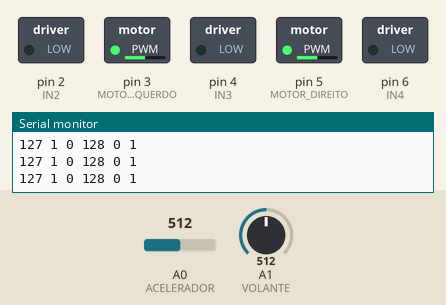
The sketch below on a simulated Arduino Uno, built with avr-gcc and run on an emulated ATmega328P. Shown: switched loads named in the sketch (green lamp = pin HIGH), the last lines printed to the serial monitor. The inputs (shaded band) are chosen by the test bench; at power-on: A0 (ACELERADOR) = 512, A1 (VOLANTE) = 512. No radio packets arrive unless stated.

Above: at 1.2 s.
1.3 s: A0 (ACELERADOR) set to 716
At 2.3 s:
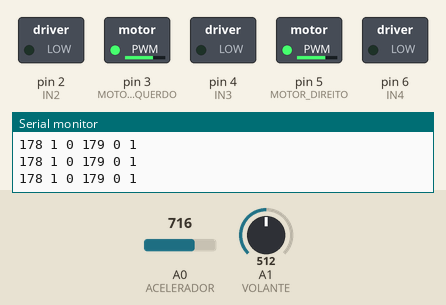
2.8 s: A1 (VOLANTE) set to 716
At 3.9 s:
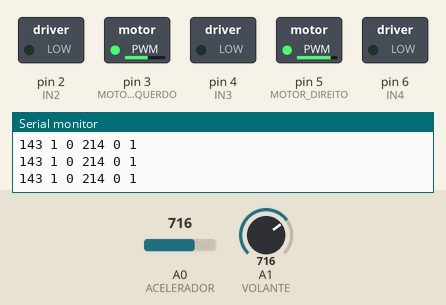
4.4 s: A1 (VOLANTE) set to 900
At 5.5 s:
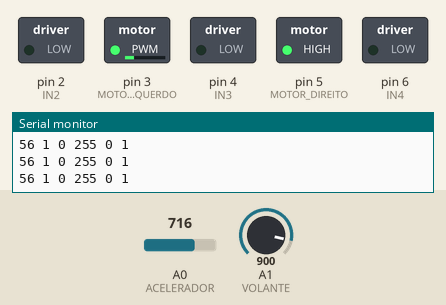
6.0 s: A0 (ACELERADOR) set to 900
At 7.1 s:
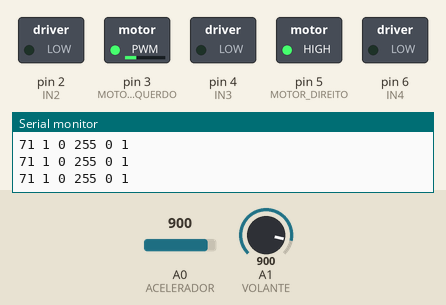
7.6 s: A1 (VOLANTE) set to 1023
At 8.6 s:
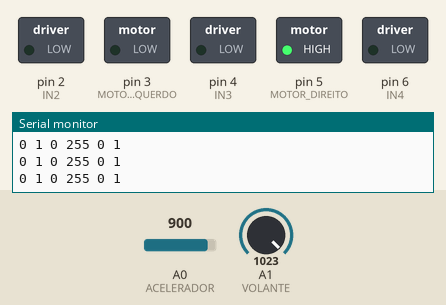
9.2 s: A0 (ACELERADOR) set to 935
At 10.2 s:
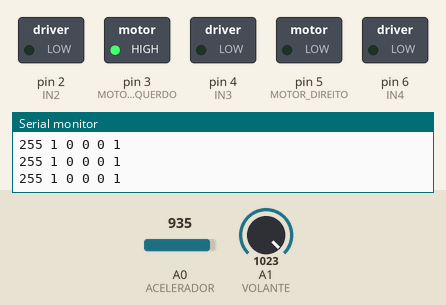
Timing chart, 0 to 11.8 s (numbered marks = the images above; inputs shaded):
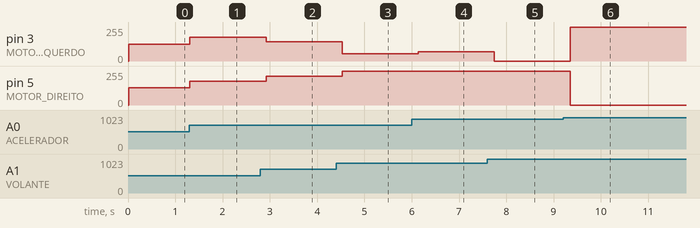

Measured:
- the behaviour switches between 919 and 920 on A0 (ACELERADOR) (found by bisection; images 5 and 6)
- after the input at 1.3 s, pin 3 (MOTOR_ESQUERDO): 127/255 → 178/255 at once; pin 5 (MOTOR_DIREITO): 128/255 → 179/255 at once
- after the input at 2.8 s, pin 3 (MOTOR_ESQUERDO): 178/255 → 143/255 after 0.12 s; pin 5 (MOTOR_DIREITO): 179/255 → 214/255 after 0.12 s
- after the input at 4.4 s, pin 3 (MOTOR_ESQUERDO): 143/255 → 56/255 after 0.13 s; pin 5 (MOTOR_DIREITO): 214/255 → 255/255 after 0.13 s
- after the input at 6.0 s, pin 3 (MOTOR_ESQUERDO): 56/255 → 71/255 after 0.14 s
- after the input at 7.6 s, pin 3 (MOTOR_ESQUERDO): 71/255 → 0/255 after 0.15 s
- after the input at 9.2 s, pin 3 (MOTOR_ESQUERDO): 0/255 → 255/255 after 0.16 s; pin 5 (MOTOR_DIREITO): 255/255 → 0/255 after 0.16 s

The sketch:

carrinho_controle_analogico.ino
```cpp
#include <SPI.h>
#include <LoRa.h>
#include <string.h>

//////////////////////////////////////////////////////////////////////////////////////////////////////////////
/////////////////// Use esse espaço para declarar que pinos do arduino serão usados  /////////////////////////

#define MOTOR_ESQUERDO 3
#define MOTOR_DIREITO 5

#define IN1 1
#define IN2 2

#define IN3 4
#define IN4 6

#define ACELERADOR A0
#define VOLANTE A1

//////////////////////////////////////////////////////////////////////////////////////////////////////////////
//////////////////////////////////////////////////////////////////////////////////////////////////////////////

int saturar(int valor, int max, int min)
{
    if (valor > max)
    return max;
    if (valor < min)
    return min;
    return valor;
}


void setup()
{

    //////////////////////////////////////////////////////////////////////////////////////////////////////////////
    ///////////////////////// Use esse espaço para inicializar os pinos do Arduino ///////////////////////////////

    pinMode(MOTOR_ESQUERDO, OUTPUT);
    pinMode(MOTOR_DIREITO, OUTPUT);

    pinMode(IN1, OUTPUT);
    pinMode(IN2, OUTPUT);
    pinMode(IN3, OUTPUT);
    pinMode(IN4, OUTPUT);

    pinMode(ACELERADOR, INPUT);
    pinMode(VOLANTE, INPUT);

    //////////////////////////////////////////////////////////////////////////////////////////////////////////////
    //////////////////////////////////////////////////////////////////////////////////////////////////////////////

    Serial.begin(9600);
    while (!Serial)
        ;

    Serial.println("LoRa Sender");

    if (!LoRa.begin(433E6))
    {
        Serial.println("Starting LoRa failed!");
        while (1)
            ;
    }
}

void loop()
{

    int potencia_bruto = 0;
    int direcao_bruto = 0;

    float potencia = 0.0;
    float direcao = 0.0;

    int motor_esquerdo_potencia = 0;
    int motor_direito_potencia = 0;

    int motor_esquerdo_in1 = 1;
    int motor_esquerdo_in2 = 0;

    int motor_direito_in3 = 0;
    int motor_direito_in4 = 1;

    //////////////////////////////////////////////////////////////////////////////////////////////////////////////
    ///////////////////////// Use esse espaço para realizar a leitura dos pinos //////////////////////////////////

    potencia_bruto =  analogRead(ACELERADOR);
    direcao_bruto = analogRead(VOLANTE);

    potencia = (float) potencia_bruto / 1023.0;
    direcao = ((float)direcao_bruto / 511.5) - 1;

    //////////////////////////////////////////////////////////////////////////////////////////////////////////////
    //////////////////////////////////////////////////////////////////////////////////////////////////////////////

    //////////////////////////////////////////////////////////////////////////////////////////////////////////////
    ///////////////////////// Use esse espaço para fazer os cálculos do diferencial //////////////////////////////

    float torque_adicionado;
    float diametro_da_roda = 6.5;
    float distancia_entre_eixos = 12;
    float pi = 3.1415;
    float range_volante = 90 * (pi / 180);

    torque_adicionado = diametro_da_roda * tan((direcao * range_volante)) / (2 * distancia_entre_eixos);
    motor_esquerdo_potencia = potencia_bruto * (1 - torque_adicionado) / 4;
    motor_direito_potencia = potencia_bruto * (1 + torque_adicionado) / 4;
    motor_esquerdo_potencia = saturar(motor_esquerdo_potencia, 255, 0);
    motor_direito_potencia = saturar(motor_direito_potencia, 255, 0);

    //////////////////////////////////////////////////////////////////////////////////////////////////////////////
    //////////////////////////////////////////////////////////////////////////////////////////////////////////////

    //////////////////////////////////////////////////////////////////////////////////////////////////////////////
    ////////////////////// Use esse espaço para ralizar a escrita nos pinos do arduino ///////////////////////////

    analogWrite(MOTOR_DIREITO, motor_direito_potencia);
    analogWrite(MOTOR_ESQUERDO, motor_esquerdo_potencia);

    //////////////////////////////////////////////////////////////////////////////////////////////////////////////
    //////////////////////////////////////////////////////////////////////////////////////////////////////////////

    char _data[30] = "";
    sprintf(_data, "%d %d %d %d %d %d ", motor_esquerdo_potencia, motor_esquerdo_in1, motor_esquerdo_in2,
            motor_direito_potencia, motor_direito_in3, motor_direito_in4);
    Serial.println(_data);

    LoRa.beginPacket();
    LoRa.print(_data);
    LoRa.endPacket();

    delay(100);
}
```
